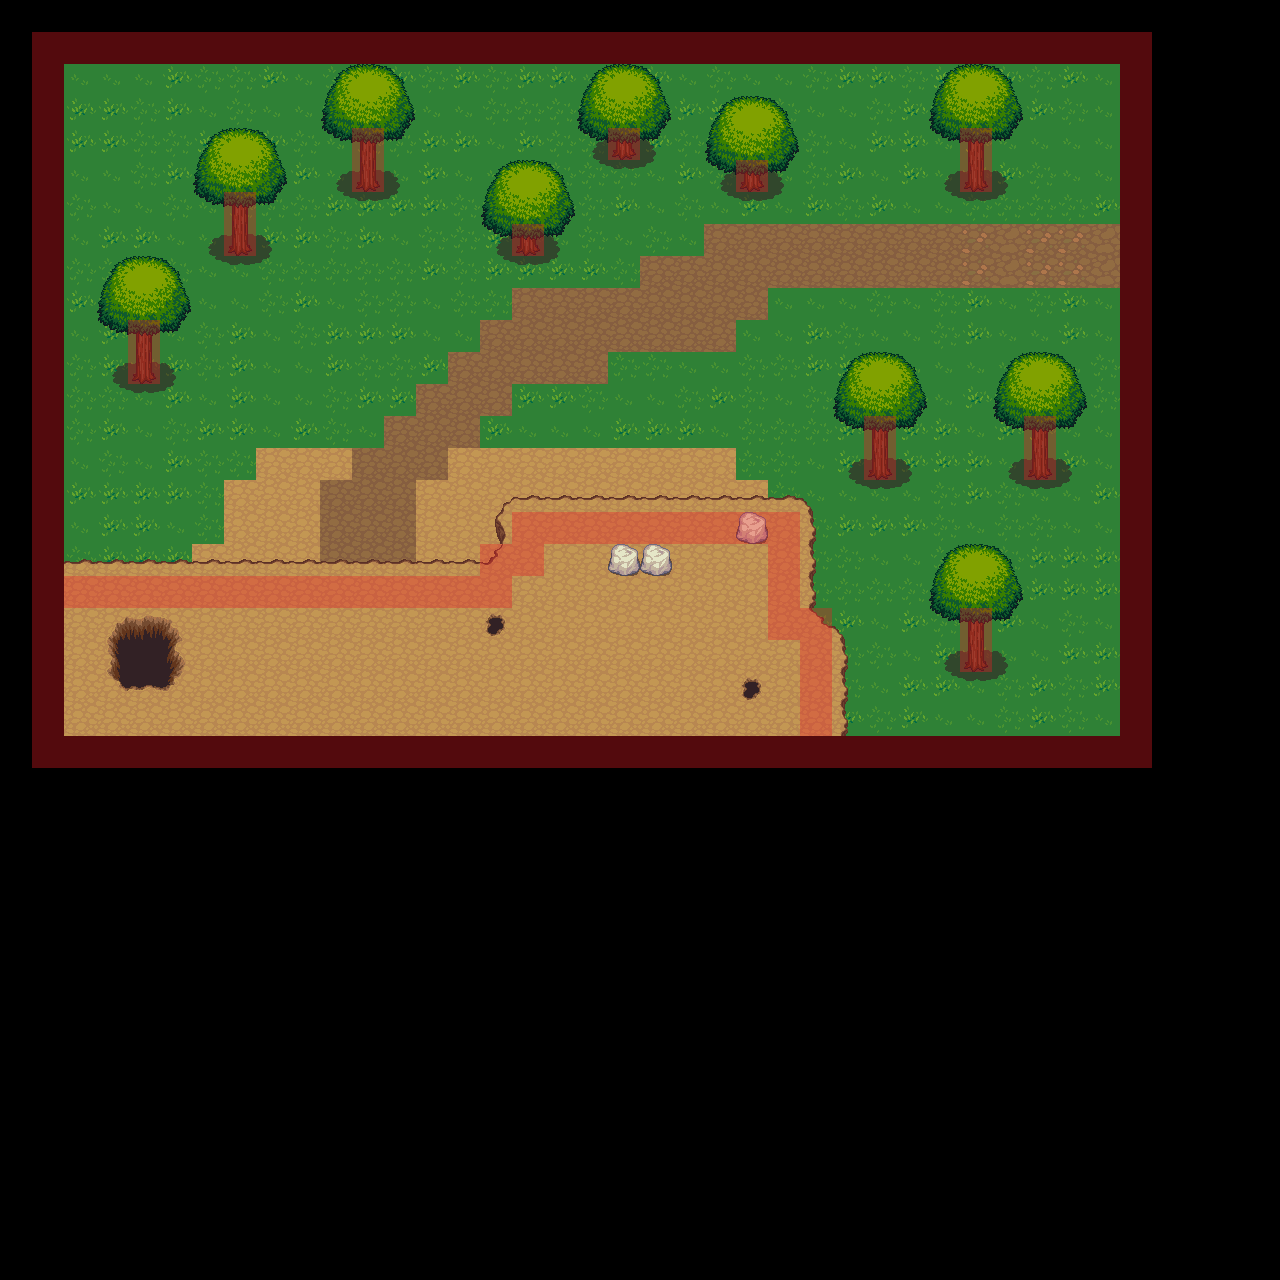

A level layout from a 2D game, rendered from its tile map. Below: a short description, then the map file with tile-grid data replaced by summaries:
An orthogonal 40x40 tile map with 32x32 px tiles, 7 tile layers (Floor, Path, Objects, Low Walls, ...), 39 tilesets and 1 object.

<map version="1.0" orientation="orthogonal" renderorder="right-down" width="40" height="40" tilewidth="32" tileheight="32" nextobjectid="1">
 <tileset firstgid="1" name="castlefloors_outside" tilewidth="32" tileheight="32" tilecount="20" columns="4">
  <image source="../ArtworkAssets/LPC Base Assets/LPC Base Assets/tiles/castlefloors_outside.png" width="128" height="160" />
 </tileset>
 <tileset firstgid="21" name="castlewalls" tilewidth="32" tileheight="32" tilecount="180" columns="12">
  <image source="../ArtworkAssets/LPC Base Assets/LPC Base Assets/tiles/castlewalls.png" width="384" height="480" />
 </tileset>
 <tileset firstgid="201" name="cement" tilewidth="32" tileheight="32" tilecount="18" columns="3">
  <image source="../ArtworkAssets/LPC Base Assets/LPC Base Assets/tiles/cement.png" width="96" height="192" />
 </tileset>
 <tileset firstgid="219" name="cementstair" tilewidth="32" tileheight="32" tilecount="20" columns="5">
  <image source="../ArtworkAssets/LPC Base Assets/LPC Base Assets/tiles/cementstair.png" width="160" height="128" />
 </tileset>
 <tileset firstgid="239" name="chests" tilewidth="32" tileheight="32" tilecount="6" columns="2">
  <image source="../ArtworkAssets/LPC Base Assets/LPC Base Assets/tiles/chests.png" width="64" height="96" />
 </tileset>
 <tileset firstgid="245" name="country" tilewidth="32" tileheight="32" tilecount="20" columns="5">
  <image source="../ArtworkAssets/LPC Base Assets/LPC Base Assets/tiles/country.png" width="160" height="128" />
 </tileset>
 <tileset firstgid="265" name="cup" tilewidth="32" tileheight="32" tilecount="2" columns="1">
  <image source="../ArtworkAssets/LPC Base Assets/LPC Base Assets/tiles/cup.png" width="32" height="64" />
 </tileset>
 <tileset firstgid="267" name="dirt" tilewidth="32" tileheight="32" tilecount="18" columns="3">
  <image source="../ArtworkAssets/LPC Base Assets/LPC Base Assets/tiles/dirt.png" width="96" height="192" />
 </tileset>
 <tileset firstgid="285" name="dirt2" tilewidth="32" tileheight="32" tilecount="18" columns="3">
  <image source="../ArtworkAssets/LPC Base Assets/LPC Base Assets/tiles/dirt2.png" width="96" height="192" />
 </tileset>
 <tileset firstgid="303" name="dungeon" tilewidth="32" tileheight="32" tilecount="104" columns="13">
  <image source="../ArtworkAssets/LPC Base Assets/LPC Base Assets/tiles/dungeon.png" width="416" height="256" />
 </tileset>
 <tileset firstgid="407" name="grass" tilewidth="32" tileheight="32" tilecount="18" columns="3">
  <image source="../ArtworkAssets/LPC Base Assets/LPC Base Assets/tiles/grass.png" width="96" height="192" />
 </tileset>
 <tileset firstgid="425" name="grassalt" tilewidth="32" tileheight="32" tilecount="18" columns="3">
  <image source="../ArtworkAssets/LPC Base Assets/LPC Base Assets/tiles/grassalt.png" width="96" height="192" />
 </tileset>
 <tileset firstgid="443" name="hole" tilewidth="32" tileheight="32" tilecount="18" columns="3">
  <image source="../ArtworkAssets/LPC Base Assets/LPC Base Assets/tiles/hole.png" width="96" height="192" />
 </tileset>
 <tileset firstgid="461" name="holek" tilewidth="32" tileheight="32" tilecount="18" columns="3">
  <image source="../ArtworkAssets/LPC Base Assets/LPC Base Assets/tiles/holek.png" width="96" height="192" />
 </tileset>
 <tileset firstgid="479" name="holemid" tilewidth="32" tileheight="32" tilecount="18" columns="3">
  <image source="../ArtworkAssets/LPC Base Assets/LPC Base Assets/tiles/holemid.png" width="96" height="192" />
 </tileset>
 <tileset firstgid="497" name="house" tilewidth="32" tileheight="32" tilecount="63" columns="9">
  <image source="../ArtworkAssets/LPC Base Assets/LPC Base Assets/tiles/house.png" width="288" height="224" />
 </tileset>
 <tileset firstgid="560" name="inside" tilewidth="32" tileheight="32" tilecount="100" columns="10">
  <image source="../ArtworkAssets/LPC Base Assets/LPC Base Assets/tiles/inside.png" width="320" height="320" />
 </tileset>
 <tileset firstgid="660" name="kitchen" tilewidth="32" tileheight="32" tilecount="8" columns="2">
  <image source="../ArtworkAssets/LPC Base Assets/LPC Base Assets/tiles/kitchen.png" width="64" height="128" />
 </tileset>
 <tileset firstgid="668" name="lava" tilewidth="32" tileheight="32" tilecount="18" columns="3">
  <image source="../ArtworkAssets/LPC Base Assets/LPC Base Assets/tiles/lava.png" width="96" height="192" />
 </tileset>
 <tileset firstgid="686" name="lavarock" tilewidth="32" tileheight="32" tilecount="18" columns="3">
  <image source="../ArtworkAssets/LPC Base Assets/LPC Base Assets/tiles/lavarock.png" width="96" height="192" />
 </tileset>
 <tileset firstgid="704" name="mountains" tilewidth="32" tileheight="32" tilecount="108" columns="12">
  <image source="../ArtworkAssets/LPC Base Assets/LPC Base Assets/tiles/mountains.png" width="384" height="288" />
 </tileset>
 <tileset firstgid="812" name="rock" tilewidth="32" tileheight="32" tilecount="2" columns="2">
  <image source="../ArtworkAssets/LPC Base Assets/LPC Base Assets/tiles/rock.png" width="64" height="32" />
 </tileset>
 <tileset firstgid="814" name="signs" tilewidth="32" tileheight="32" tilecount="6" columns="3">
  <image source="../ArtworkAssets/LPC Base Assets/LPC Base Assets/tiles/signs.png" width="96" height="64" />
 </tileset>
 <tileset firstgid="820" name="stairs" tilewidth="32" tileheight="32" tilecount="112" columns="8">
  <image source="../ArtworkAssets/LPC Base Assets/LPC Base Assets/tiles/stairs.png" width="256" height="448" />
 </tileset>
 <tileset firstgid="932" name="treetop" tilewidth="32" tileheight="32" tilecount="42" columns="6">
  <image source="../ArtworkAssets/LPC Base Assets/LPC Base Assets/tiles/treetop.png" width="192" height="224" />
 </tileset>
 <tileset firstgid="974" name="trunk" tilewidth="32" tileheight="32" tilecount="18" columns="6">
  <image source="../ArtworkAssets/LPC Base Assets/LPC Base Assets/tiles/trunk.png" width="192" height="96" />
 </tileset>
 <tileset firstgid="992" name="victoria" tilewidth="32" tileheight="32" tilecount="55" columns="11">
  <image source="../ArtworkAssets/LPC Base Assets/LPC Base Assets/tiles/victoria.png" width="352" height="160" />
 </tileset>
 <tileset firstgid="1047" name="water" tilewidth="32" tileheight="32" tilecount="18" columns="3">
  <image source="../ArtworkAssets/LPC Base Assets/LPC Base Assets/tiles/water.png" width="96" height="192" />
 </tileset>
 <tileset firstgid="1065" name="waterfall" tilewidth="32" tileheight="32" tilecount="15" columns="3">
  <image source="../ArtworkAssets/LPC Base Assets/LPC Base Assets/tiles/waterfall.png" width="96" height="160" />
 </tileset>
 <tileset firstgid="1080" name="watergrass" tilewidth="32" tileheight="32" tilecount="18" columns="3">
  <image source="../ArtworkAssets/LPC Base Assets/LPC Base Assets/tiles/watergrass.png" width="96" height="192" />
 </tileset>
 <tileset firstgid="1098" name="barrel" tilewidth="32" tileheight="32" tilecount="8" columns="4">
  <image source="../ArtworkAssets/LPC Base Assets/LPC Base Assets/tiles/barrel.png" width="128" height="64" />
 </tileset>
 <tileset firstgid="1106" name="brackish" tilewidth="32" tileheight="32" tilecount="18" columns="3">
  <image source="../ArtworkAssets/LPC Base Assets/LPC Base Assets/tiles/brackish.png" width="96" height="192" />
 </tileset>
 <tileset firstgid="1124" name="bridges" tilewidth="32" tileheight="32" tilecount="42" columns="6">
  <image source="../ArtworkAssets/LPC Base Assets/LPC Base Assets/tiles/bridges.png" width="192" height="224" />
 </tileset>
 <tileset firstgid="1166" name="buckets" tilewidth="32" tileheight="32" tilecount="6" columns="3">
  <image source="../ArtworkAssets/LPC Base Assets/LPC Base Assets/tiles/buckets.png" width="96" height="64" />
 </tileset>
 <tileset firstgid="1172" name="cabinets" tilewidth="32" tileheight="32" tilecount="78" columns="6">
  <image source="../ArtworkAssets/LPC Base Assets/LPC Base Assets/tiles/cabinets.png" width="192" height="416" />
 </tileset>
 <tileset firstgid="1250" name="castle_lightsources" tilewidth="32" tileheight="32" tilecount="20" columns="5">
  <image source="../ArtworkAssets/LPC Base Assets/LPC Base Assets/tiles/castle_lightsources.png" width="160" height="128" />
 </tileset>
 <tileset firstgid="1270" name="castle_outside" tilewidth="32" tileheight="32" tilecount="187" columns="17">
  <image source="../ArtworkAssets/LPC Base Assets/LPC Base Assets/tiles/castle_outside.png" width="544" height="352" />
 </tileset>
 <tileset firstgid="1457" name="castlefloors" tilewidth="32" tileheight="32" tilecount="100" columns="10">
  <image source="../ArtworkAssets/LPC Base Assets/LPC Base Assets/tiles/castlefloors.png" width="320" height="320" />
 </tileset>
 <tileset firstgid="1557" name="RedCollison" tilewidth="32" tileheight="32" tilecount="1" columns="1">
  <image source="../ArtworkAssets/RedCollison.png" width="32" height="32" />
  <tile id="0">
   <objectgroup draworder="index">
    <object id="1" x="0.333333" y="0.333333" width="31.6667" height="31.3333" />
   </objectgroup>
  </tile>
 </tileset>
 <layer name="Floor" width="40" height="40">
  <data>[1600 cells, 693 non-empty, 3 distinct tile ids]</data>
 </layer>
 <layer name="Path" width="40" height="40">
  <data>[1600 cells, 131 non-empty, 5 distinct tile ids]</data>
 </layer>
 <layer name="Objects" width="40" height="40">
  <data>[1600 cells, 90 non-empty, 9 distinct tile ids]</data>
 </layer>
 <layer name="Low Walls" width="40" height="40">
  <data>[1600 cells, 0 non-empty, 0 distinct tile ids]</data>
 </layer>
 <layer name="Roof/TreeTop" width="40" height="40">
  <data>[1600 cells, 260 non-empty, 17 distinct tile ids]</data>
 </layer>
 <layer name="Objects2" width="40" height="40">
  <data>[1600 cells, 14 non-empty, 11 distinct tile ids]</data>
 </layer>
 <layer name="Collisions" width="40" height="40" opacity="0.35">
  <data>[1600 cells, 161 non-empty, 1 distinct tile ids]</data>
 </layer>
</map>
